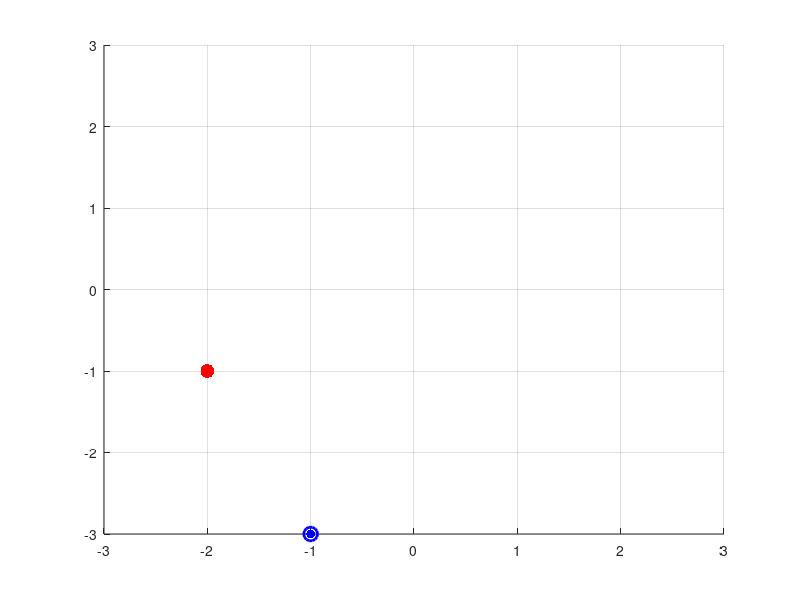

Write the MATLAB code that produced this figure.
% static target and time can go for longer
% move cursor randomly till target is acquired
% use Q-learning to move the cursor in a more systemic way

clear, clc

%% create the 2D space

xmin = -3;
xmax = 3;

ymin = -3;
ymax = 3;

%% Target Position and Initial Cursor Position

targXY = [randi([xmin xmax]), randi([ymin ymax])];

cursorXY = [randi([xmin xmax]), randi([ymin ymax])];

% if the cursor and the target are overlaid, just pick a new initial
% position
while sum(cursorXY == targXY) == 2
    cursorXY = [randi([xmin xmax]), randi([ymin ymax])];
end

figure(1), clf, hold on
plot(targXY(1), targXY(2), 'r.','MarkerSize',30)
hcur = plot(cursorXY(1), cursorXY(2), 'bo','MarkerSize',10, 'LineWidth',2);
axis([xmin xmax ymin ymax])
grid on

%% All possible cursor positions

xspace = 2*xmin:2*xmax;
yspace = 2*ymin:2*ymax;

% there are eight possible actions for now
% 1 = left, 2 = up, 3 = right, 4 = down
% 5 = UL,  6 = UR,  7 = DR,  8 = DL

% initialize a matrix of actions, all equally weighted actions
%Qgrid = randi([1 16],[length(xspace),length(yspace)]);
Qgrid = ones([length(xspace),length(yspace) 16]).*(1/16);

% Qgrid [=] For every spatial location the cursor is in, there's an
% appropriate action that can be taken

%% Iterate through time and figure out cursor actions

% store all the cursor positions
cursorMAT = [];
cursorMAT = [cursorMAT; cursorXY];

% iterate till cursor intersects the target
while sum(cursorXY == targXY) < 2 && size(cursorMAT,1) < 100
    
    % determine the state for time t-1
    distx = round(targXY(1) - cursorXY(1));
    disty = round(targXY(2) - cursorXY(2));
    
    % find the corresponding Q matrix indecies
    xi = find(xspace == distx);
    yi = find(yspace == disty);
    
    % pick the state-action pair
    act = Qgrid(xi,yi);
    
    % try to integrate a multiplier
    step = 1;
    if act - 8 > 0
        act = act - 8;
        step = 2;
    end
    
    % generate action
    switch act
        case 1 % left
            if cursorXY(1) - step >= xmin
                cursorXY(1) = cursorXY(1) - step;
            else
                Qgrid(xi,yi) = randi([1 16]);
            end
        case 2 % up
            if cursorXY(2) + step <= ymax
                cursorXY(2) = cursorXY(2) + step;
            else
                Qgrid(xi,yi) = randi([1 16]);
            end
        case 3 % right
            if cursorXY(1) + step <= xmax
                cursorXY(1) = cursorXY(1) + step;
            else
                Qgrid(xi,yi) = randi([1 16]);
            end
        case 4 % down
            if cursorXY(2) - step >= ymin
                cursorXY(2) = cursorXY(2) - step;
            else
                Qgrid(xi,yi) = randi([1 16]);
            end
            
        case 5 % UL
            if cursorXY(2) + step <= ymax && cursorXY(1) - step >= xmin
                cursorXY(2) = cursorXY(2) + step;
                cursorXY(1) = cursorXY(1) - step;
            else
                Qgrid(xi,yi) = randi([1 16]);
            end
        case 6 % UR
            if cursorXY(2) + step <= ymax && cursorXY(1) + step <= xmax
                cursorXY(2) = cursorXY(2) + step;
                cursorXY(1) = cursorXY(1) + step;
            else
                Qgrid(xi,yi) = randi([1 16]);
            end
        case 7 % DR
            if cursorXY(2) - step >= ymin && cursorXY(1) + step <= xmax
                cursorXY(2) = cursorXY(2) - step;
                cursorXY(1) = cursorXY(1) + step;
            else
                Qgrid(xi,yi) = randi([1 16]);
            end
        case 8 % DL
            if cursorXY(2) - step >= ymin && cursorXY(1) - step >= xmin
                cursorXY(2) = cursorXY(2) - step;
                cursorXY(1) = cursorXY(1) - step;
            else
                Qgrid(xi,yi) = randi([1 16]);
            end
    end %switch
    
    cursorMAT = [cursorMAT; cursorXY]; %#ok<AGROW>
    
    set(hcur, 'XData', cursorXY(1), 'YData', cursorXY(2))
    drawnow
    pause(0.01)
end

%% plot the resulting cursor positions

figure(1),
plot(cursorMAT(:,1), cursorMAT(:,2), 'b.', 'MarkerSize', 20)
plot(cursorMAT(:,1), cursorMAT(:,2), 'b-', 'LineWidth', 0.75)

pause(2)